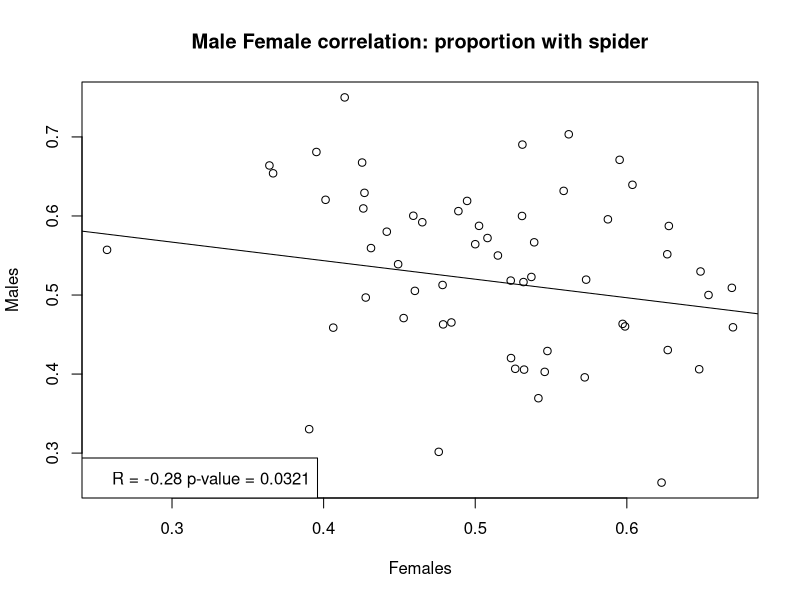
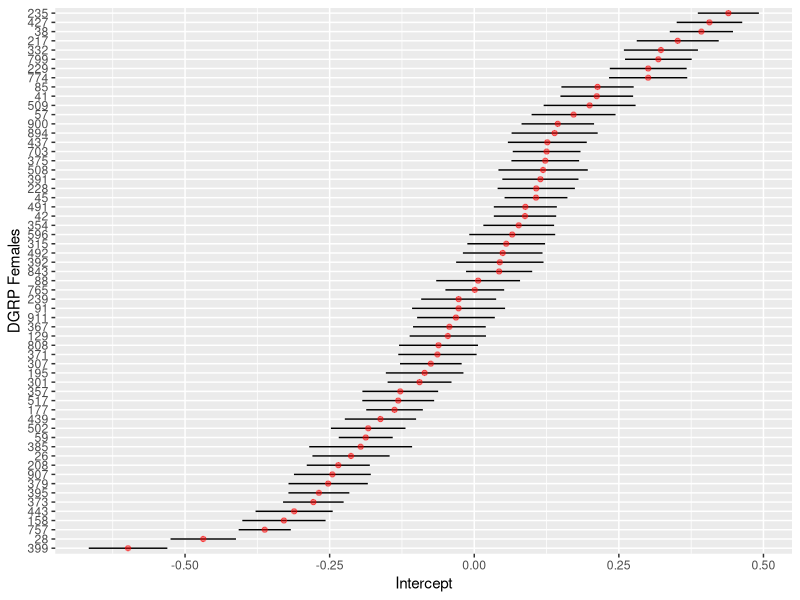
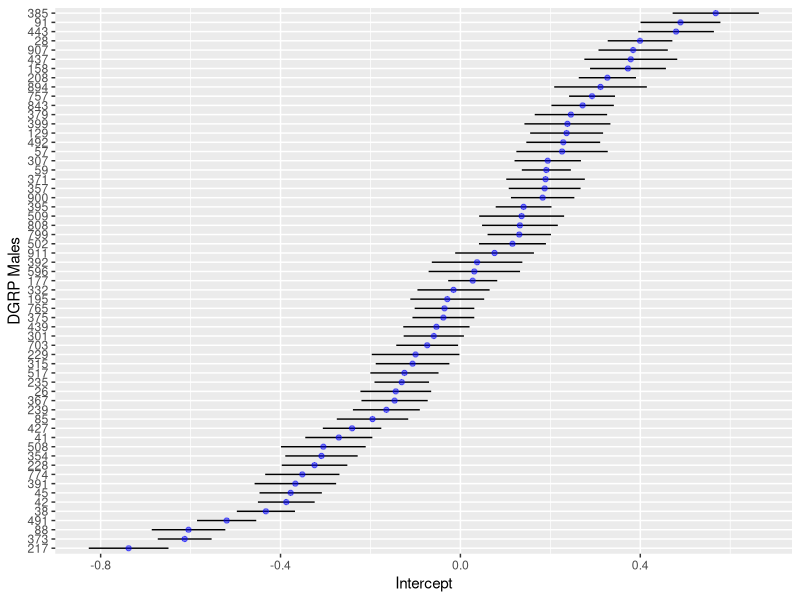
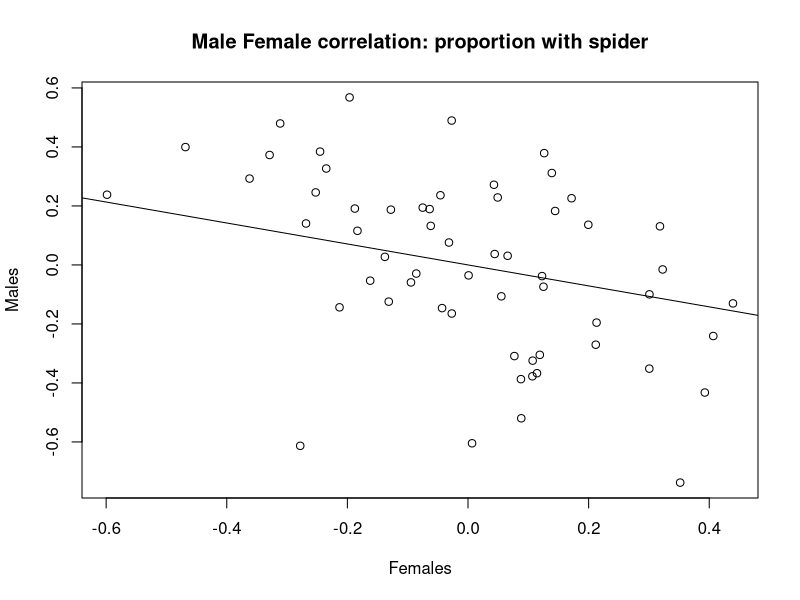

The R script that drew these images, in order:
#Official R-code for the perception Data:

#Packages:
library(ggplot2)
library(dplyr)
library(lme4)
library(car)
library(effects)
require(lattice)

#install.packages("pbkrtest")
library("pbkrtest")

#Possibly not needed
library(Hmisc)

ggCaterpillar <- function(re, QQ=TRUE, likeDotplot=TRUE) {
  require(ggplot2)
  f <- function(x) {
    pv   <- attr(x, "postVar")
    cols <- 1:(dim(pv)[1])
    se   <- unlist(lapply(cols, function(i) sqrt(pv[i, i, ])))
    ord  <- unlist(lapply(x, order)) + rep((0:(ncol(x) - 1)) * nrow(x), each=nrow(x))
    pDf  <- data.frame(y=unlist(x)[ord],
                       ci=1.96*se[ord],
                       nQQ=rep(qnorm(ppoints(nrow(x))), ncol(x)),
                       ID=factor(rep(rownames(x), ncol(x))[ord], levels=rownames(x)[ord]),
                       ind=gl(ncol(x), nrow(x), labels=names(x)))
    
    if(QQ) {  ## normal QQ-plot
      p <- ggplot(pDf, aes(nQQ, y))
      p <- p + facet_wrap(~ ind, scales="free")
      p <- p + xlab("Standard normal quantiles") + ylab("Random effect quantiles")
    } else {  ## caterpillar dotplot
      p <- ggplot(pDf, aes(ID, y)) + coord_flip()
      if(likeDotplot) {  ## imitate dotplot() -> same scales for random effects
        p <- p + facet_wrap(~ ind)
      } else {           ## different scales for random effects
        p <- p + facet_grid(ind ~ ., scales="free_y")
      }
      p <- p + xlab("Levels") + ylab("Random effects")
    }
    
    p <- p + theme(legend.position="none")
    p <- p + geom_hline(yintercept=0)
    p <- p + geom_errorbar(aes(ymin=y-ci, ymax=y+ci), width=0, colour="black")
    p <- p + geom_point(aes(size=1.2), colour="blue") 
    return(p)
  }
  
  lapply(re, f)
}




perception <- read.csv('Perception_all_Data.csv', h=TRUE)

#Remove all temp, bp and humidity (not using in analysis) and 24 hour counts
#Note: Humidity showed to have some effect but beacues this is only three readings over 48 hours, day effects should incorperate changing humiduty throughout the day

perception <- subset(perception, select = -c(Spider_24, Not_Spider_24, Outside_24, Humidity_start, Humidity_24, Humidity_48, Temp_start, Temp_24, Temp_48, BP_Start, BP_24, BP_48) )

#DGRP as factor

perception$DGRP <- factor(perception$DGRP)

#Total those assorted into vials
perception$spiANDno_48 <- with(perception, Spider_48 + Not_Spider_48)

#Subsample of those with more than six total in vials
perception <- subset(perception, spiANDno_48 >= 6)

#New data frame with needed variables (and change some names):
DGRP_by_counts <- with(perception,
                       data.frame(DGRP, Sex, Spider=Spider_48,
                                  Not_spider=Not_Spider_48, Outside=Outside_48,
                                  Date=Start_date, Vial_total= spiANDno_48, Number=Number))

DGRP_by_counts$proportion_spider <- with(DGRP_by_counts, Spider/Vial_total)

#Data set with all DGRP lines together into one group (by sex also): inclueds mean temperature scales (and humidity) and the mean proportion with spiders and SE

DGRP_sub <-DGRP_by_counts %>%
  group_by(DGRP, Sex) %>%
  summarise(prop_spider=mean(proportion_spider),
            se =((sd(proportion_spider))/sqrt(n())))


###Sex Correlation:
with(DGRP_sub, cor(prop_spider[Sex == "Female"],prop_spider[Sex == "Male"] ))

MFcor <- with(DGRP_sub, cor(prop_spider[Sex == "Female"],prop_spider[Sex == "Male"] ))

##rcorr:
#??Hmisc
with(DGRP_sub, rcorr(x = prop_spider[Sex == "Female"],y = prop_spider[Sex == "Male"]))

line2 <- lm(DGRP_sub$prop_spider[DGRP_sub$Sex == "Female"] ~ DGRP_sub$prop_spider[DGRP_sub$Sex == "Male"])

with(DGRP_sub, plot(x = prop_spider[Sex == "Female"],y = prop_spider[Sex == "Male"], xlab = "Females", ylab = "Males", abline(line2), main = "Male Female correlation: proportion with spider"))

legend("bottomleft", bty="y", 
       legend=paste("R = -0.28" , "p-value = 0.0321" ))


#Model:
## DGRP is a random effect

#Remove date or temp,hum,bp:  Redundant to have both?

mod1 <- glmer(cbind(Spider, Not_spider) ~ 1 + Sex  + (1|Date) 
              + (0 + Sex|DGRP), data = DGRP_by_counts, family = "binomial")
summary(mod1)

rr1 <- ranef(mod1, condVar = TRUE)
head(rr1)
pv <- attr(rr1$DGRP, "postVar")
pv
se_fem <- pv[1, 1, ]
se_ma <- pv[2,2, ]
#Data frame of intercepts
rand.interc<-rr1$DGRP
rand.interc
df<-data.frame(Intercepts=rr1$DGRP[,1:2], DGRP=rownames(rand.interc), se_female=se_fem, se_male=se_ma)
colnames(df) <- c("Female_Int", "Male_Int", "DGRP", "Female_se", "Male_se")
df$m.low <- with(df, Male_Int - 2 * Male_se)
df$m.high <- with(df, Male_Int + 2 * Male_se)
df$f.low <- with(df, Female_Int - 2 * Female_se)
df$f.high <- with(df, Female_Int + 2 * Female_se)

df$Male_scale  <- df$Male_Int + 0.5
df$Female_scale  <- df$Female_Int + 0.5
df$m.scale.low  <- df$m.low + 0.5
df$m.scale.high  <- df$m.high + 0.5
df$f.scale.low  <- df$f.low + 0.5
df$f.scale.high  <- df$f.high + 0.5



summary(mod1)
cc1 <- coef(mod1)$DGRP
cc1$DGRP <- df$DGRP
head(cc1)

F1 <- ggplot(df, aes(y=Female_Int, x=reorder(DGRP, Female_Int))) + 
  geom_linerange(aes(ymin=f.low, ymax=f.high), colour="black") + 
  geom_point(colour="red", alpha=.5) + 
  coord_flip() + 
  labs(y="Intercept", x="DGRP Females")
# Error bars == upper and lower 95% confidence intervals
M1 <- ggplot(df, aes(y=Male_Int, x=reorder(DGRP, Male_Int))) + 
  geom_linerange(aes(ymin=m.low, ymax=m.high), colour="black") + 
  geom_point(colour="blue", alpha=.5) + 
  coord_flip() + 
  labs(y="Intercept", x="DGRP Males")


F1
M1

VarCorr(mod1)
line3 <- lm(df$Female_Int ~ df$Male_Int)

with(df, plot(x = Female_Int,y = Male_Int, xlab = "Females", ylab = "Males", abline(line3), main = "Male Female correlation: proportion with spider"))


F2 <- ggplot(df, aes(y=Female_scale, 
                     x=reorder(DGRP, Female_scale))) + 
  geom_linerange(aes(ymin=f.scale.low, ymax=f.scale.high), colour="black") + 
  geom_point(colour="red") + 
  coord_flip() + 
  labs(y="Intercept", x="DGRP Females")
#F2
# Error bars == upper and lower 95% confidence intervals
M2 <- ggplot(df, aes(y=Male_scale, x=reorder(DGRP, Male_scale))) + 
  geom_linerange(aes(ymin=m.scale.low, ymax=m.scale.high), colour="black") + 
  geom_point(colour="blue", alpha=.5) + 
  coord_flip() + 
  labs(y="Intercept", x="DGRP Males")
#M2



#Model comparison: comparing with random DGRP effects and without:

#Large model: mod1

mod1 <- glmer(cbind(Spider, Not_spider) ~ 1 + Sex + 
                (1|Date) + (0 + Sex|DGRP),
              data = DGRP_by_counts, family = "binomial")
summary(mod1)
Anova(mod1)

mod2 <- glmer(cbind(Spider, Not_spider) ~ 1 + Sex + (1|Date) + (1|DGRP),
              data = DGRP_by_counts, family = "binomial")
summary(mod2)
Anova(mod2)

#Small Model:
mod3 <- glmer(cbind(Spider, Not_spider) ~ 1 + Sex + (1|Date), 
              data = DGRP_by_counts, family = "binomial")
summary(mod3)
Anova(mod3)

PB_Mod_1 <- PBmodcomp(mod2, mod3, nsim = 10, ref = NULL, seed = NULL,
                    cl = NULL, details = 0)
summary(PB_Mod_1)

PB_Mod_2 <- PBmodcomp(mod1, mod2, nsim = 10, ref = NULL, seed = NULL,
                    cl = NULL, details = 0)
summary(PB_Mod_2)
